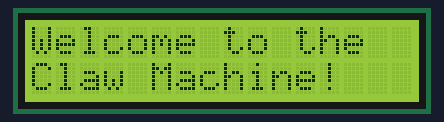
Simulated run of this sketch. Board: Arduino Uno, built with avr-gcc and run on an emulated ATmega328P. Parts: 16×2 character LCD.

Above: at 0.1 s.
At 0.6 s:
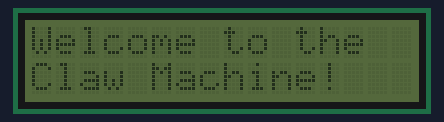

Measured:
- what the display in image 1 shows lasts 0.5 s, from 0.6 s to 1.1 s

The sketch:

HelloWorld_SPI.ino
```cpp
/*
 Demonstration sketch for Adafruit i2c/SPI LCD backpack
 using 74HC595 SPI expander
 ( http://www.ladyada.net/products/i2cspilcdbackpack/index.html )
 https://learn.adafruit.com/i2c-spi-lcd-backpack/arduino-spi-use

 This sketch prints "Hello World!" to the LCD
 and shows the time.

  The circuit:
 * 5V to Arduino 5V pin
 * GND to Arduino GND pin
 * CLK to Digital 2
 * DAT to Digital 3
 * LAT to Digital 4
*/


// include the library code:
#include "Wire.h"
#include "Adafruit_LiquidCrystal.h"

// Connect via SPI. Data pin is #3, Clock is #2 and Latch is #4
Adafruit_LiquidCrystal lcd(3, 2, 4);

void setup() {
  // set up the LCD's number of rows and columns:
  lcd.begin(16, 2);
  // Print a message to the LCD.
  lcd.print("Welcome to the");
}

void loop() {
  // set the cursor to column 0, line 1
  // (note: line 1 is the second row, since counting begins with 0):
  lcd.setCursor(0, 1);
  // print the number of seconds since reset:
  lcd.print("Claw Machine!");

  lcd.setBacklight(HIGH);
  delay(500);
  lcd.setBacklight(LOW);
  delay(500);
}
```
